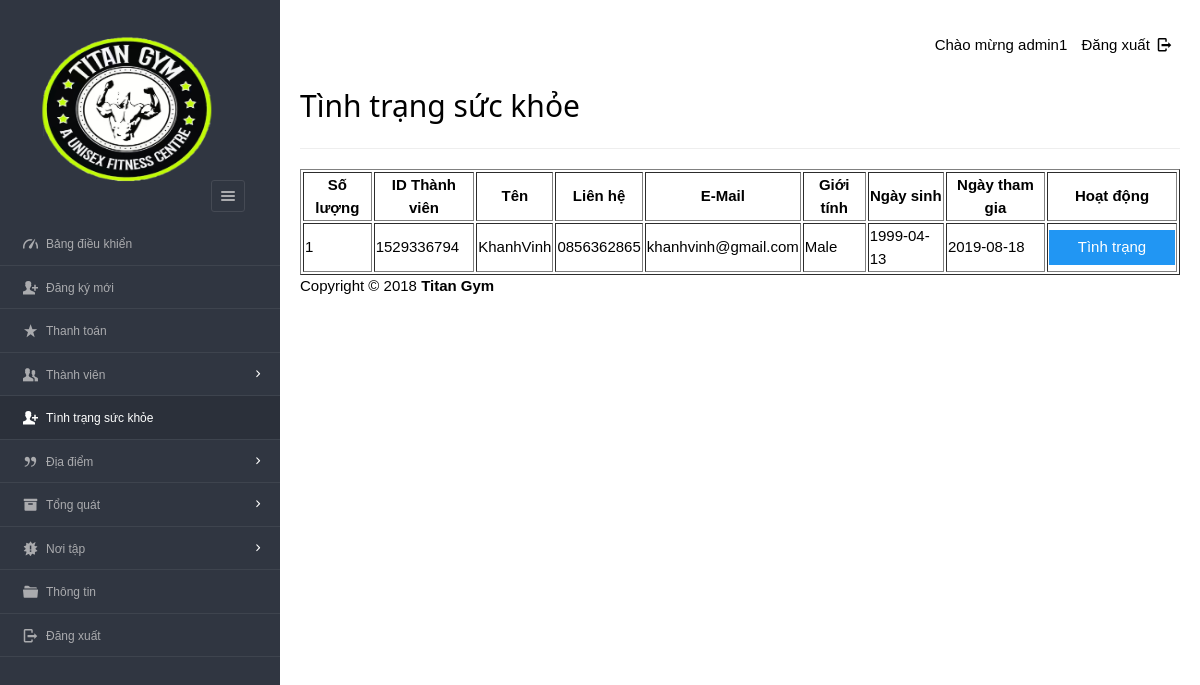
The page /dashboard/admin/new_health_status.php (signed in) on the database its author committed.
### tables this page shows
CREATE TABLE `enrolls_to` (
  `et_id` int(5) NOT NULL,
  `pid` varchar(8) NOT NULL,
  `uid` varchar(20) NOT NULL,
  `paid_date` varchar(15) DEFAULT NULL,
  `expire` varchar(15) DEFAULT NULL,
  `renewal` varchar(15) DEFAULT NULL
);

CREATE TABLE `users` (
  `userid` varchar(20) NOT NULL,
  `username` varchar(40) NOT NULL,
  `gender` varchar(8) NOT NULL,
  `mobile` varchar(20) NOT NULL,
  `email` varchar(20) NOT NULL,
  `dob` varchar(10) NOT NULL,
  `joining_date` varchar(10) NOT NULL
);

### dashboard/admin/new_health_status.php (the view, shortened to what this page needs)
<?php
require '../../include/db_conn.php';
?>
<!DOCTYPE html>
<html lang="en">
<head>
  <link rel="stylesheet" href="../../css/style.css"  id="style-resource-5">
    <link rel="stylesheet" href="../../css/dashMain.css">
    <link rel="stylesheet" type="text/css" href="../../css/entypo.css">
	<link href="a1style.css" rel="stylesheet" type="text/css">
</head>
     <body class="page-body  page-fade" onload="collapseSidebar()">
    	<div class="page-container sidebar-collapsed" id="navbarcollapse">
		<div class="sidebar-menu">
			<header class="logo-env">
			<div class="logo">
				<a href="main.php">
					<img src="../../images/logo.png" alt="" width="192" height="80" />
				</a>
			</div>
					<div class="sidebar-collapse" onclick="collapseSidebar()">
				<a href="#" class="sidebar-collapse-icon with-animation">
					<i class="entypo-menu"></i>
				</a>
			</div>
			</header>
    		<?php include('nav.php'); ?>
    	</div>
    		<div class="main-content">
				<div class="row">
					<div class="col-md-6 col-sm-8 clearfix">
					</div>
					<div class="col-md-6 col-sm-4 clearfix hidden-xs">
						<ul class="list-inline links-list pull-right">
							<li>Chào mừng <?php echo $_SESSION['full_name']; ?>
							</li>
							<li>
								<a href="logout.php">
									Đăng xuất <i class="entypo-logout right"></i>
								</a>
							</li>
						</ul>
					</div>
				</div>
		<h2>Tình trạng sức khỏe</h2>
		<hr />
		<table class="table table-bordered datatable" id="table-1" border=1>
			<thead>
				<tr><h2>
					<th>Số lượng</th>
					<th>ID Thành viên</th>
					<th>Tên</th>
					<th>Liên hệ</th>
					<th>E-Mail</th>
					<th>Giới tính</th>
					<th>Ngày sinh</th>
					<th>Ngày tham gia</th>
					<th>Hoạt động</th></h2>
				</tr>
			</thead>
				<tbody>
						<?php
							$query  = "select * from users ORDER BY joining_date";
							$result = mysqli_query($con, $query);
							$sno    = 1;
							if (mysqli_affected_rows($con) != 0) {
							    while ($row = mysqli_fetch_array($result, MYSQLI_ASSOC)) {
							        $uid   = $row['userid'];
							        $query1  = "select * from enrolls_to WHERE uid='$uid' AND renewal='yes'";
							        $result1 = mysqli_query($con, $query1);
							        if (mysqli_affected_rows($con) == 1) {
							            while ($row1 = mysqli_fetch_array($result1, MYSQLI_ASSOC)) {
							                echo "<tr><td>".$sno."</td>";
							                echo "<td>" . $row['userid'] . "</td>";
							                echo "<td>" . $row['username'] . "</td>";
							                echo "<td>" . $row['mobile'] . "</td>";
							                echo "<td>" . $row['email'] . "</td>";
							                echo "<td>" . $row['gender'] . "</td>";
							                echo "<td>" . $row['dob'] . "</td>";
							                echo "<td>" . $row['joining_date'] ."</td>";
							                $uname=$row['username'];
							       			$udob=$row['dob'];
							        		$ujoing=$row['joining_date'];
							        		$ugender=$row['gender'];
							                $sno++;
							                echo "<td><form action='health_status_entry.php' method='post'><input type='hidden' name='uid' value='" . $uid . "'/>
							                <input type='hidden' name='uname' value='" . $uname . "'/>
							                <input type='hidden' name='udob' value='" . $udob . "'/>
							                <input type='hidden' name='ujoin' value='" . $ujoing . "'/>
							                <input type='hidden' name='ugender' value='" . $ugender . "'/><input type='submit' class='a1-btn a1-blue' id='button1' value='Tình trạng' class='btn btn-info'/></form></td></tr>";
							            }
							        }
							    }
							}
						?>
					</tbody>
				</table>
			<?php include('footer.php'); ?>
    	</div>
    </body>
</html>

### css/style.css (style rules this page uses)
html { font-size: 62.5%; font-family: sans-serif; }
div { display: block; }
body { font-family: "Noto Sans", sans-serif, "Helvetica Neue", Helvetica, Arial, sans-serif; font-size: 12px; line-height: 1.428571429; display: block; margin: 0; }
*, *:before, *:after { box-sizing: border-box; }
a { text-decoration: none; background: transparent; }
img { vertical-align: middle; }
img { border: 0; }
.logo img { width: 220px; height: 200px; }
input, button, select, textarea { font-family: inherit; font-size: inherit; line-height: inherit; }
button, input { line-height: normal; }
button, input, select, textarea { font-family: inherit; font-size: 100%; margin: 0; }
input { background-color: white; cursor: text; padding: 1px; border-width: 2px; border-style: inset; border-color: initial; border-image: initial; }
input, textarea, select, button { text-rendering: auto; color: initial; letter-spacing: normal; word-spacing: normal; text-transform: none; text-indent: 0px; text-shadow: none; display: inline-block; text-align: start; margin: 0em; font: 400 13.3333px Arial; }
button, html input[type="button"], input[type="reset"], input[type="submit"] { cursor: pointer; }
a { color: #373e4a; text-decoration: none; }
a { background: transparent; }
a { color: #373e4a; }
.page-container { position: relative; padding-left: 280px; }
.page-container .sidebar-menu { position: absolute; width: 280px; top: 0; left: 0; bottom: 0; background: #303641; color: #aaabae; z-index: 1; min-height: 796px; box-sizing: border-box; }
.page-container .sidebar-menu .logo-env { width: 100%; padding: 35px; padding-bottom: 10px; box-sizing: border-box; }
.page-container .sidebar-menu .logo-env:before, .page-container .sidebar-menu .logo-env:after { content: " "; display: table; }
.page-container .sidebar-menu .logo-env > div { display: block; vertical-align: middle; white-space: nowrap; float: left; }
.page-container .sidebar-menu .logo-env > div > a { display: inline-block; color: #aaabae; }
.page-container .sidebar-menu .logo-env > div.sidebar-collapse, .page-container .sidebar-menu .logo-env > div.sidebar-mobile-menu { position: relative; float: right; }
.page-container .sidebar-menu .logo-env > div.sidebar-collapse a, .page-container .sidebar-menu .logo-env > div.sidebar-mobile-menu a { display: inline-block; border: 1px solid #454a54; text-align: center; padding: 0; line-height: 1; font-size: 20px; font-weight: 300; padding: 5px 2px; background-clip: padding-box; border-radius: 3px; transition: all 200ms ease-in-out; }
.page-container .sidebar-menu .logo-env .logo img { width: 180px; height: 150px; }
.page-container .sidebar-menu .logo-env:after { clear: both; }
ul, ol { margin-top: 0; margin-bottom: 8.5px; }
ul, menu, dir { display: block; list-style-type: disc; }
li { display: list-item; }
i, cite, em, var, address, dfn { font-style: italic; }

### css/entypo.css (style rules this page uses)
[class^="entypo-"]:before, [class*=" entypo-"]:before { font-family: "entypo"; font-style: normal; font-weight: normal; speak: none; display: inline-block; text-decoration: inherit; width: 1em; margin-right: .2em; text-align: center; font-variant: normal; text-transform: none; line-height: 1em; margin-left: .2em; }
.entypo-menu:before { content: '\e811'; }
.entypo-logout:before { content: '\e85d'; }

### dashboard/admin/new_health_status.php (style rules this page uses)
#button1 { width:126px; }

### rows shown on the page
enrolls_to: uid.userid "1529336794", uid.username "KhanhVinh", uid.mobile "0856362865", uid.email "khanhvinh@gmail.com", uid.gender "Male", uid.dob "1999-04-13", uid.joining_date "2019-08-18"

### other values the page prints
$_SESSION['full_name'] "admin1"
